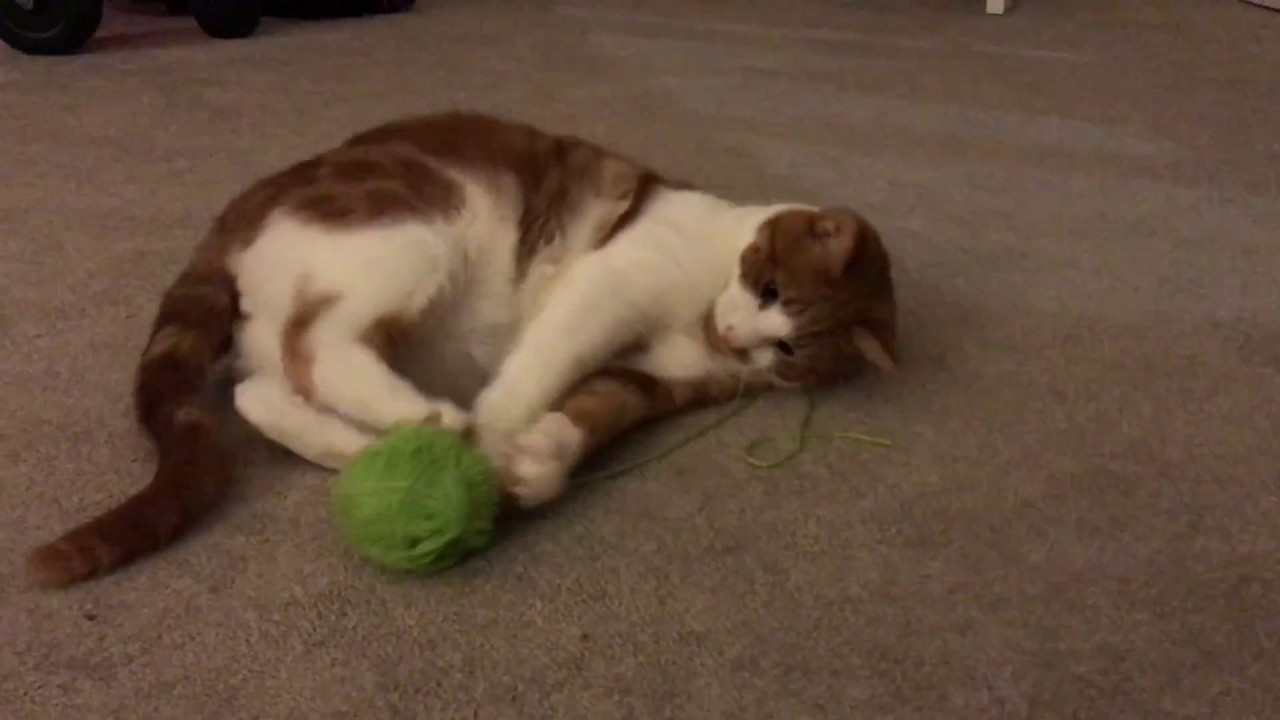
#> input picture kitty.jpg, 1280 x 720 px
$ jupyter execute gaussian.ipynb   (older library calls are emulated)
#> lines starting #> are read from the running program, lines starting #| are printed output that depends on the picture; after the words box and inside, x2 and y2 are one past the last pixel; in counts of white or black regions, pixels touching at a corner belong together
[cell 1]
import cv2
import numpy as np
from matplotlib import pyplot as plt

[cell 2]
image_path =r'kitty.jpg'
img=cv2.imread(image_path, cv2.IMREAD_COLOR)
#> img is the input picture: shape (720, 1280, 3); mean B, G, R 61.5, 78.4, 100.4
gray = cv2.cvtColor(img,cv2.COLOR_BGR2GRAY)
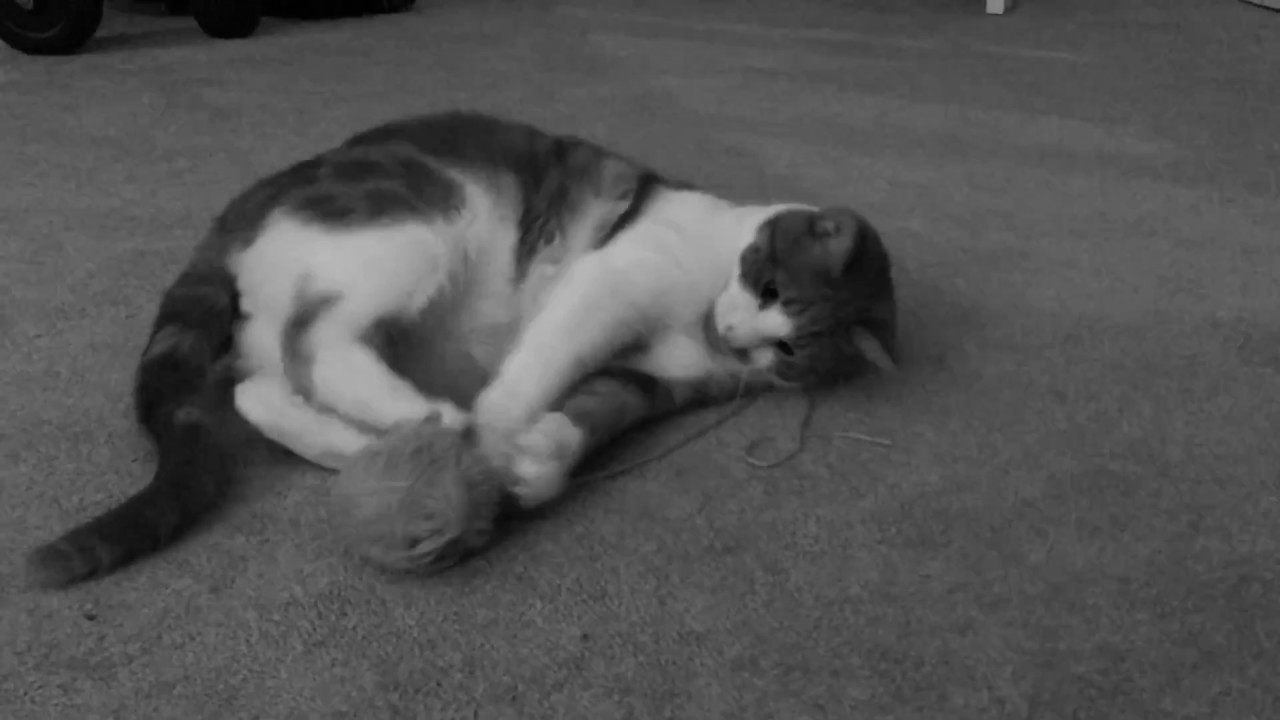
#> gray: shape (720, 1280); min 0, max 185, mean 83
blur=cv2.GaussianBlur(gray, (5, 5), 0)
edges_x_sobel=cv2.Sobel(blur, cv2.CV_64F, 1, 0, ksize=3)
edges_y_sobel=cv2.Sobel(blur, cv2.CV_64F, 0, 1, ksize=3)
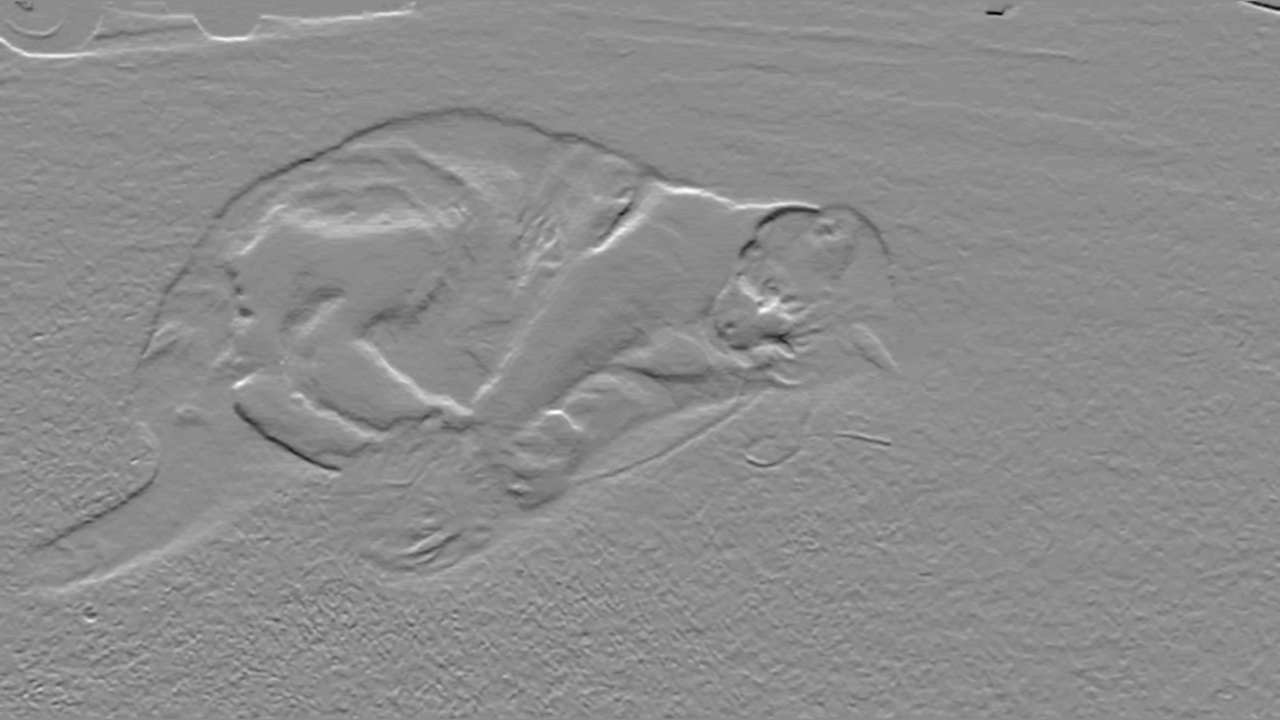
#> edges_y_sobel: shape (720, 1280) float64; min -174, max 142, mean 0.4; drawn with min black and max white
edges_sobel=cv2.magnitude(edges_x_sobel, edges_y_sobel)
edges_canny=cv2.Canny(gray, 100, 200)
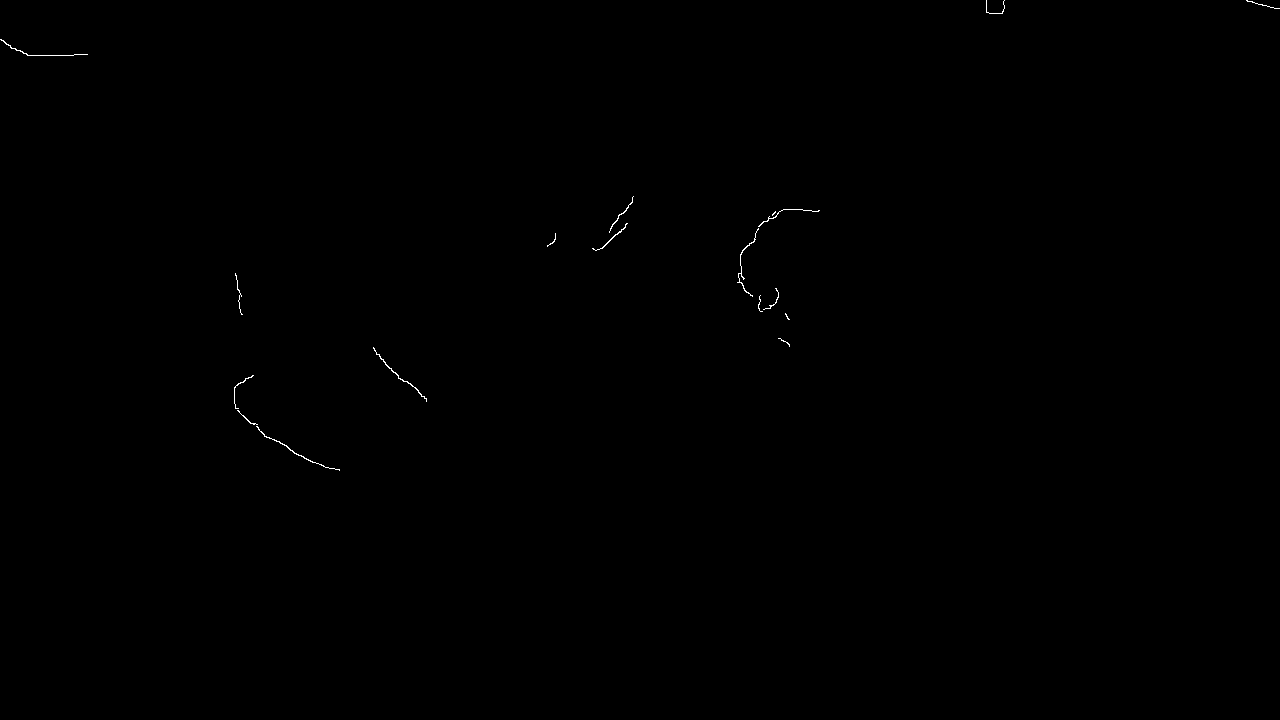
#> edges_canny: shape (720, 1280); 0.11% white in thin lines or dots, all inside (x1, y1, x2, y2) = (0, 0, 1280, 471)
edges_laplacian=cv2.Laplacian(gray, cv2.CV_64F, ksize=3)
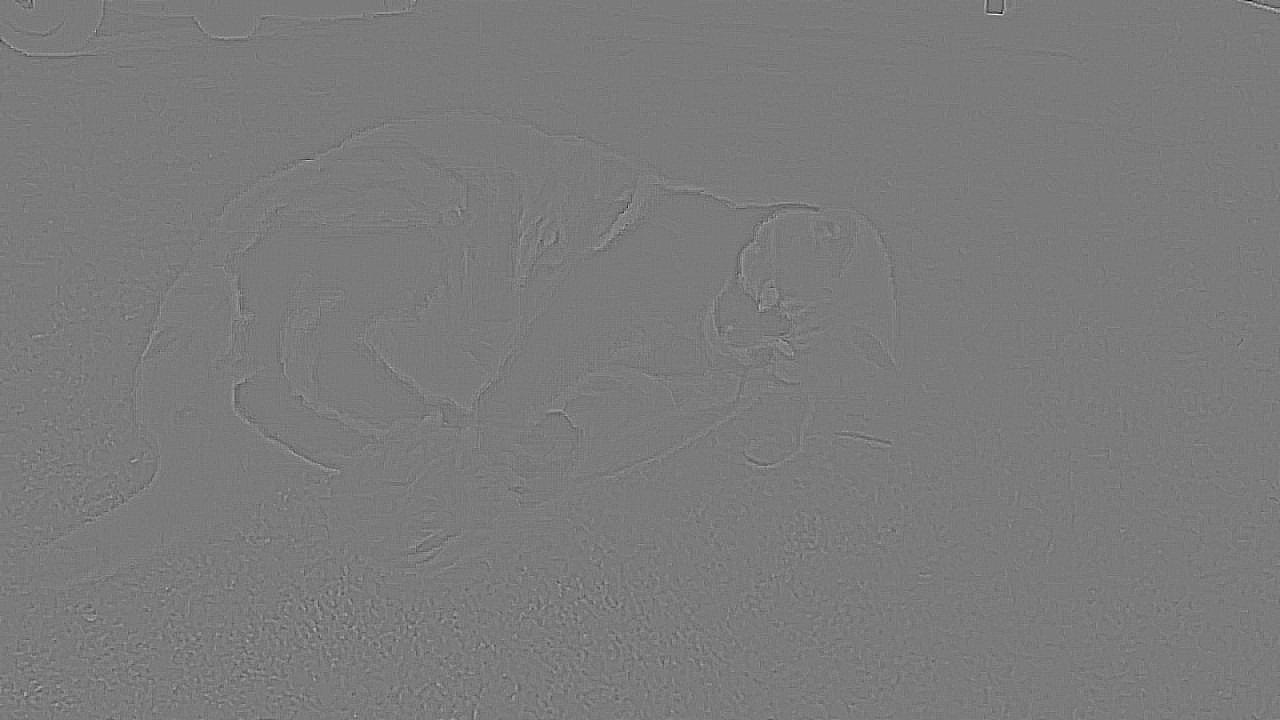
#> edges_laplacian: shape (720, 1280) float64; min -212, max 226, mean 0; drawn with min black and max white

plt.figure(figsize=(18, 12))
plt.subplot(231), plt.imshow(cv2.cvtColor(img, cv2.COLOR_BGR2RGB)), plt.title('Original Image')
plt.subplot(232), plt.imshow(edges_sobel, cmap='gray'), plt.title('Sobel Edge Detection')
plt.subplot(233), plt.imshow(edges_canny, cmap='gray'), plt.title('Canny Edge Detection')
plt.subplot(234), plt.imshow(edges_laplacian, cmap='gray'), plt.title('Laplacian Edge Detection')
#plt.subplot(121), plt.imshow(cv2.cvtColor(img, cv2.COLOR_BGR2RGB))
plt.show()
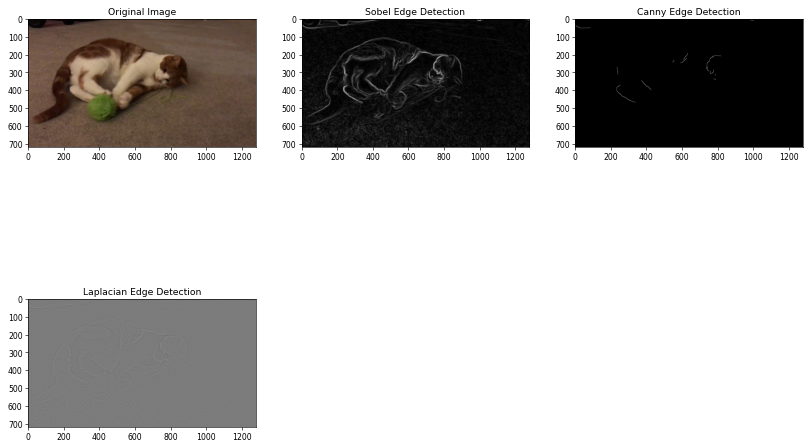
#> figure drawn by matplotlib, 4 panels

$ run again, with graaphbased.png saved as kitty.jpg
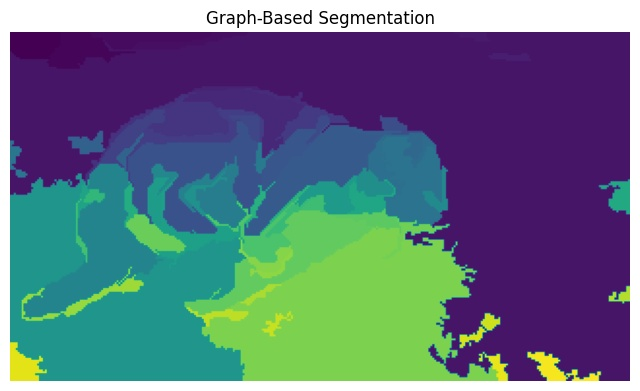
#> input picture graaphbased.png, 640 x 391 px
#> img is the input picture: shape (391, 640, 3); mean B, G, R 128.9, 112, 95
#> `edges_canny=cv2.Canny(gray, 100, 200)`:
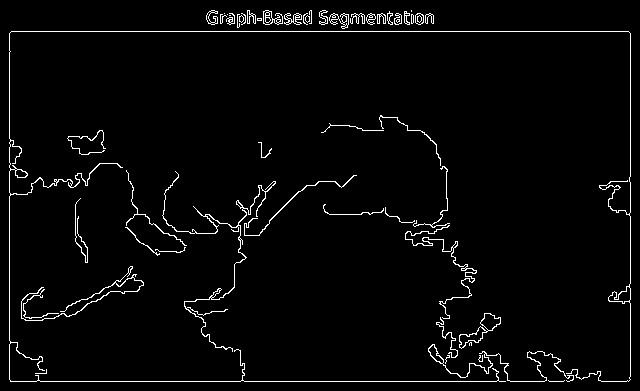
#> edges_canny: shape (391, 640); 2.9% white in thin lines or dots
#> `plt.show()`:
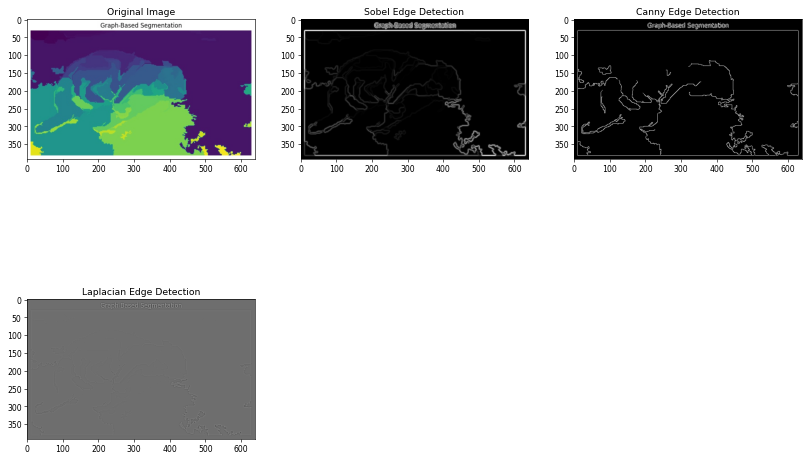
#> figure drawn by matplotlib, 4 panels

$ run again, with meanshift.png saved as kitty.jpg
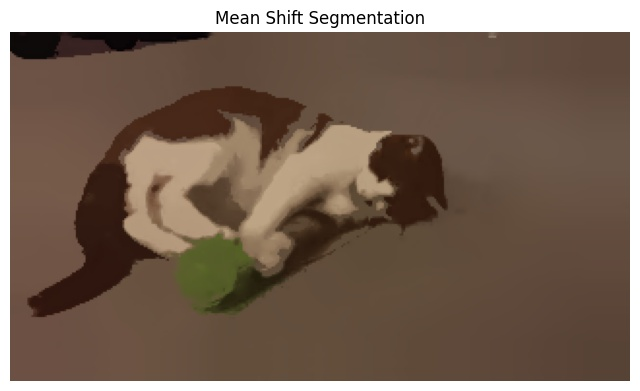
#> input picture meanshift.png, 640 x 391 px
#> img is the input picture: shape (391, 640, 3); mean B, G, R 87.6, 102.2, 121.2
#> `edges_canny=cv2.Canny(gray, 100, 200)`:
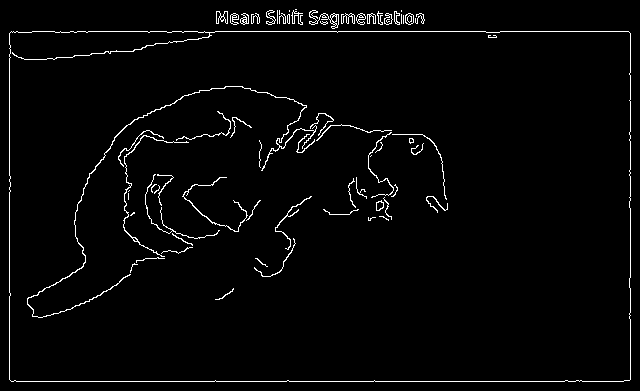
#> edges_canny: shape (391, 640); 2.5% white in thin lines or dots
#> `plt.show()`:
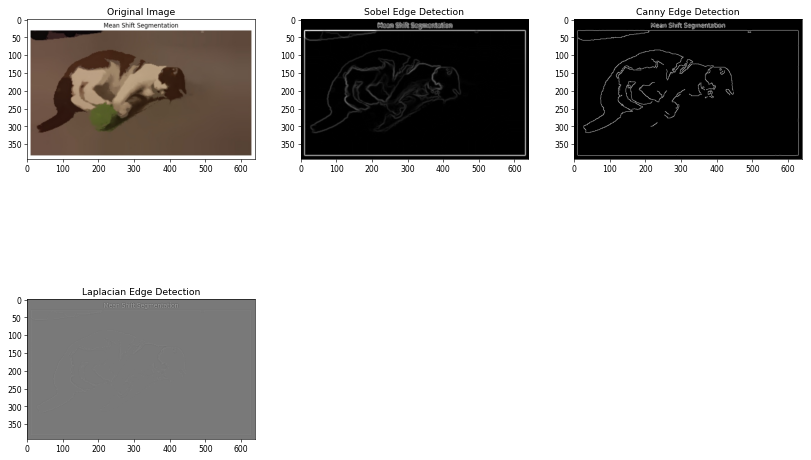
#> figure drawn by matplotlib, 4 panels
